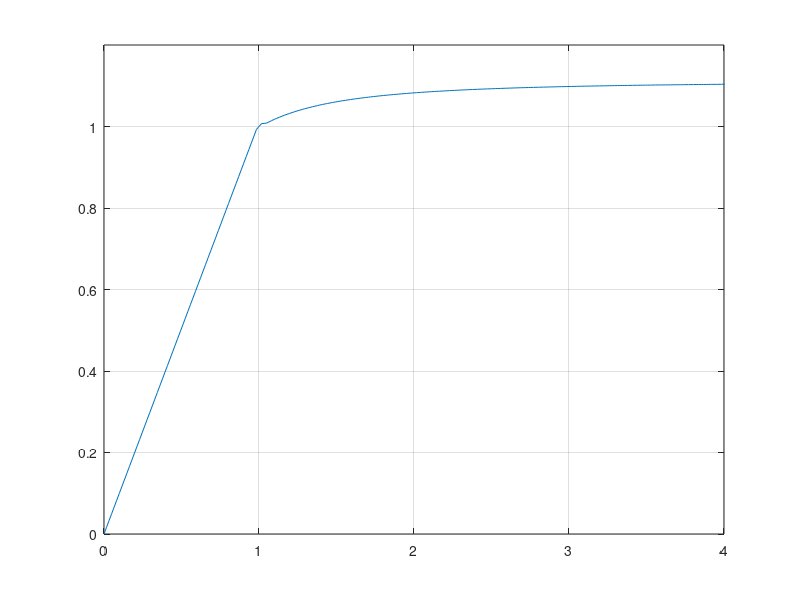

The MATLAB script that drew this image:
clear; clc

error_rate = 0.01;
%% Assuming Symetric in One Axis
material_stress_yield = 350;
material_strain_yield = 0.0018;
material_elasticity_modulus = 200000; %N/mm^2
% Section Data
section_width = [200; 11; 200];
section_width_coordinates = [0 17; 17 583; 583 600];

% n-pieces division
N = 200;

% Load Data
Axial_Load = 0;
N_geometrics = [];
%% Generate N-pieces Geometric Data and Stress-Strain Matrix
section_height = max(max(section_width_coordinates));
element_height = section_height / N;
centroid = element_height / 2; %% From the element top/bottom.
% N_geometrics = [%Y_start, Y_end, centroid_relative, centroid_abs,
% element_width]
N_geometrics = [0 0+element_height, centroid, centroid, section_width(find(section_width_coordinates(:,1)<=centroid & section_width_coordinates(:,2) > centroid,1,'first'))];
for n=2:N
    N_geometrics = [N_geometrics; N_geometrics(n-1,2), N_geometrics(n-1,2)+element_height, centroid, N_geometrics(n-1,2)+centroid, section_width(find(section_width_coordinates(:,1)<=N_geometrics(n-1,2)+centroid & section_width_coordinates(:,2) > N_geometrics(n-1,2)+centroid,1,'first'))];
end
N_stressstrain = zeros(N, 2);


%% Start Lamina Analysis
% assume Neutral Axis Location
curvature_array = [0:1:1]*1000;
NA_height = section_height / 2;
%% NA_height generator
NA_heights = 1:section_height; %% A more exotic algorithm is required if the NA is not integer.

NA_height_iterator = 1;
analysis_correct = false;
iteration_data = [];
curvature_array = [0:0.0000001:0.00005];
curvature_na_data = [];
%% Calculate Moment at TOTAL yield Condition
plastic_moment = 0;
plastic_curvature = 0;
yield_moment = 0;
yield_curvature = 0;
while true
    if NA_height_iterator <= length(NA_heights)
        NA_height = NA_heights(NA_height_iterator);
    end
    for curvature_iteration=1:length(curvature_array)   
        analysis_correct = false;
        curvature = curvature_array(curvature_iteration);
        N_geometrics(:,6) = [N_geometrics(:,4)-NA_height];
        N_stressstrain(:,2) = (N_geometrics(:,6))*curvature;
        N_stressstrain(:,1) = N_stressstrain(:,2) *material_elasticity_modulus;
        N_stressstrain(N_stressstrain(:,2)>=material_strain_yield,1) = material_stress_yield;
        N_stressstrain(N_stressstrain(:,2)<=-material_strain_yield,1) = -material_stress_yield;
        section_load = sum(N_stressstrain(:,1).*element_height.*N_geometrics(:,5));
        section_moment = sum(N_stressstrain(:,1).*element_height.*N_geometrics(:,5).*(N_geometrics(:,6)));
        if (abs(section_load - Axial_Load) < error_rate)
                analysis_correct = true;
                if (((abs(N_stressstrain(1,2)) >= material_strain_yield) |  (abs(N_stressstrain(end,2)) >= material_strain_yield)) & yield_moment ==0)
                      yield_moment = section_moment;
                     yield_curvature = curvature;
                
                end
                curvature_na_data = [curvature_na_data; NA_height, curvature, section_load, section_moment, 1];
                continue 
        end
        iteration_data = [iteration_data; NA_height, curvature,section_load, section_moment, 0];
        NA_height_iterator = NA_height_iterator+1;
        break
        
    end
    if (analysis_correct == true)
        str = "NA is "+ NA_height
        break
    end

end

curvature_na_data(:,7) = curvature_na_data(:,4)/yield_moment;
curvature_na_data(:,6) = curvature_na_data(:,2)/yield_curvature;
plot(curvature_na_data(:,6),curvature_na_data(:,7))
xlim([0 4])
ylim([0 1.2])
grid on
